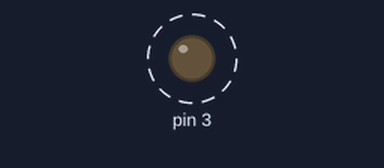
Bench run of a sketch on a simulated Arduino Uno, built with avr-gcc and run on an emulated ATmega328P. Shown: output pins drawn as LEDs (lit = HIGH). Dashed ring = blinking.

Above: at 0.5 s.
Timing chart, 0 to 4.6 s (numbered marks = the images above):
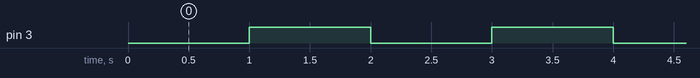

The sketch:

practice-3.ino
```cpp
void setup() {
  pinMode(3, OUTPUT);
}

void loop() {
  digitalWrite(3, LOW);
  delay(1000);
  digitalWrite(3, HIGH);
  delay(1000);
}
```

Measured:
- by itself, pin 3: alternates HIGH for 1.0 s and LOW for 1.0 s
